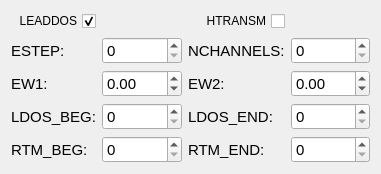
                       <widget class="QWidget" name="scrollAreaWidgetContents_3">
                        <property name="geometry">
                         <rect>
                          <x>0</x>
                          <y>0</y>
                          <width>381</width>
                          <height>172</height>
                         </rect>
                        </property>
                        <layout class="QGridLayout" name="gridLayout_4">
                         <item row="0" column="0">
                          <widget class="QCheckBox" name="leaddosCheck">
                           <property name="enabled">
                            <bool>true</bool>
                           </property>
                           <property name="layoutDirection">
                            <enum>Qt::RightToLeft</enum>
                           </property>
                           <property name="text">
                            <string>LEADDOS</string>
                           </property>
                           <property name="checked">
                            <bool>true</bool>
                           </property>
                          </widget>
                         </item>
                         <item row="0" column="2">
                          <widget class="QCheckBox" name="htransmCheck">
                           <property name="enabled">
                            <bool>true</bool>
                           </property>
                           <property name="layoutDirection">
                            <enum>Qt::RightToLeft</enum>
                           </property>
                           <property name="text">
                            <string>HTRANSM</string>
                           </property>
                           <property name="checked">
                            <bool>false</bool>
                           </property>
                          </widget>
                         </item>
                         <item row="1" column="0">
                          <widget class="QLabel" name="label_51">
                           <property name="font">
                            <font>
                             <pointsize>11</pointsize>
                            </font>
                           </property>
                           <property name="text">
                            <string>ESTEP:</string>
                           </property>
                           <property name="scaledContents">
                            <bool>true</bool>
                           </property>
                          </widget>
                         </item>
                         <item row="1" column="2">
                          <widget class="QLabel" name="label_55">
                           <property name="font">
                            <font>
                             <pointsize>11</pointsize>
                            </font>
                           </property>
                           <property name="text">
                            <string>NCHANNELS:</string>
                           </property>
                           <property name="scaledContents">
                            <bool>true</bool>
                           </property>
                          </widget>
                         </item>
                         <item row="1" column="3">
                          <widget class="QSpinBox" name="nchannelsSpin">
                           <property name="font">
                            <font>
                             <pointsize>11</pointsize>
                            </font>
                           </property>
                          </widget>
                         </item>
                         <item row="2" column="0">
                          <widget class="QLabel" name="label_35">
                           <property name="font">
                            <font>
                             <pointsize>11</pointsize>
                            </font>
                           </property>
                           <property name="text">
                            <string>EW1:</string>
                           </property>
                           <property name="scaledContents">
                            <bool>true</bool>
                           </property>
                          </widget>
                         </item>
                         <item row="2" column="1">
                          <widget class="QDoubleSpinBox" name="ew1Spin">
                           <property name="font">
                            <font>
                             <pointsize>11</pointsize>
                            </font>
                           </property>
                           <property name="minimum">
                            <double>-99.989999999999995</double>
                           </property>
                           <property name="singleStep">
                            <double>0.100000000000000</double>
                           </property>
                          </widget>
                         </item>
                         <item row="2" column="2">
                          <widget class="QLabel" name="label_36">
                           <property name="font">
                            <font>
                             <pointsize>11</pointsize>
                            </font>
                           </property>
                           <property name="text">
                            <string>EW2:</string>
                           </property>
                           <property name="scaledContents">
                            <bool>true</bool>
                           </property>
                          </widget>
                         </item>
                         <item row="2" column="3">
                          <widget class="QDoubleSpinBox" name="ew2Spin">
                           <property name="font">
                            <font>
                             <pointsize>11</pointsize>
                            </font>
                           </property>
                           <property name="minimum">
                            <double>-99.989999999999995</double>
                           </property>
                           <property name="singleStep">
                            <double>0.100000000000000</double>
                           </property>
                          </widget>
                         </item>
                         <item row="3" column="0">
                          <widget class="QLabel" name="label_53">
                           <property name="font">
                            <font>
                             <pointsize>11</pointsize>
                            </font>
                           </property>
                           <property name="text">
                            <string>LDOS_BEG:</string>
                           </property>
                           <property name="scaledContents">
                            <bool>true</bool>
                           </property>
                          </widget>
                         </item>
                         <item row="3" column="1">
                          <widget class="QSpinBox" name="ldosbegSpin">
                           <property name="font">
                            <font>
                             <pointsize>11</pointsize>
                            </font>
                           </property>
                           <property name="maximum">
                            <number>999</number>
                           </property>
                          </widget>
                         </item>
                         <item row="3" column="2">
                          <widget class="QLabel" name="label_54">
                           <property name="font">
                            <font>
                             <pointsize>11</pointsize>
                            </font>
                           </property>
                           <property name="text">
                            <string>LDOS_END:</string>
                           </property>
                           <property name="scaledContents">
                            <bool>true</bool>
                           </property>
                          </widget>
                         </item>
                         <item row="3" column="3">
                          <widget class="QSpinBox" name="ldosendSpin">
                           <property name="font">
                            <font>
                             <pointsize>11</pointsize>
                            </font>
                           </property>
                           <property name="maximum">
                            <number>999</number>
                           </property>
                          </widget>
                         </item>
                         <item row="4" column="0">
                          <widget class="QLabel" name="label_57">
                           <property name="font">
                            <font>
                             <pointsize>11</pointsize>
                            </font>
                           </property>
                           <property name="text">
                            <string>RTM_BEG:</string>
                           </property>
                           <property name="scaledContents">
                            <bool>true</bool>
                           </property>
                          </widget>
                         </item>
                         <item row="4" column="1">
                          <widget class="QSpinBox" name="rtmbegSpin">
                           <property name="font">
                            <font>
                             <pointsize>11</pointsize>
                            </font>
                           </property>
                           <property name="maximum">
                            <number>999</number>
                           </property>
                          </widget>
                         </item>
                         <item row="4" column="2">
                          <widget class="QLabel" name="label_56">
                           <property name="font">
                            <font>
                             <pointsize>11</pointsize>
                            </font>
                           </property>
                           <property name="text">
                            <string>RTM_END:</string>
                           </property>
                           <property name="scaledContents">
                            <bool>true</bool>
                           </property>
                          </widget>
                         </item>
                         <item row="4" column="3">
                          <widget class="QSpinBox" name="rtmendSpin">
                           <property name="font">
                            <font>
                             <pointsize>11</pointsize>
                            </font>
                           </property>
                           <property name="maximum">
                            <number>999</number>
                           </property>
                          </widget>
                         </item>
                         <item row="1" column="1">
                          <widget class="QSpinBox" name="estepSpin">
                           <property name="font">
                            <font>
                             <pointsize>11</pointsize>
                            </font>
                           </property>
                          </widget>
                         </item>
                        </layout>
                       </widget>
